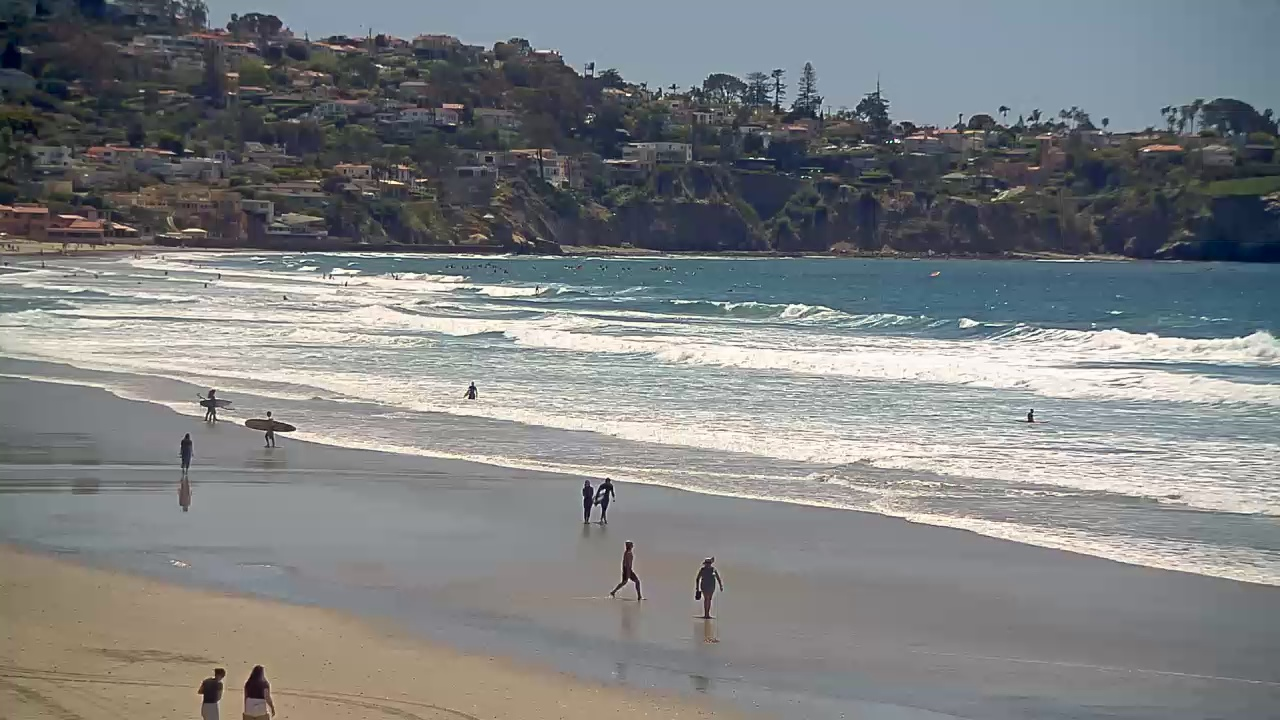
#> input picture Crowd Detection/Data/train_frames/train_B2_LJS/frame_0000.jpg, 1280 x 720 px, found by its file name
$ jupyter execute --allow-errors model.ipynb
#> lines starting #> are read from the running program, lines starting #| are printed output that depends on the picture; after the words box and inside, x2 and y2 are one past the last pixel; in counts of white or black regions, pixels touching at a corner belong together
# Phase 1 - Preliminary Design using Lower Trestles Beach

## **Possible Detection Directions**

### 1. For MVP / Prototype → Blob Detection: Image Processing / Classical CV (Non-Learning)
- No training or learning involved
- Based on pixel-level operations (thresholding, contours, morphology)
- Fast and lightweight
- Not robust to lighting changes, glare, ocean textures, etc.

### 2. For Performance Boost → YOLO: Deep Learning for Object Detection
- Fully deep learning-based
- Uses CNNs to learn features like shape, texture, and spatial context
- Predicts **bounding boxes** and **class labels** in a single forward pass
- Good balance of speed and accuracy
- Other object detection models include **Faster R-CNN**, **SSD**, and **DETR**

### 3. For Final Robust Model → Semantic Segmentation: Deep Learning-Based Computer Vision
- Deep learning models like **DeepLabV3**, **UNet**, **SegFormer**, **Mask R-CNN** (for instance segmentation)
- Outputs a **pixel-level classification map** (each pixel labeled as background, surfer, etc.)
- Requires training on labeled datasets (pixel-wise masks)
- Handles overlapping surfers and varying scales better than bounding box methods

> 🔹 *Note:* Classical (non-deep-learning) segmentation exists (e.g., watershed, region growing), but is not used in this pipeline due to limited robustness and lack of learning capabilities.

[cell 1]
import cv2
import matplotlib.pyplot as plt

img_path = "../Data/frames/frame_0000.jpg"  # Adjust frame number as needed

image = cv2.imread(img_path)
#> image is the input picture: shape (720, 1280, 3); mean B, G, R 129.7, 128.7, 126.4
image_rgb = cv2.cvtColor(image, cv2.COLOR_BGR2RGB)

plt.imshow(image_rgb)
plt.title("Sample Extracted Frame")
plt.axis('off')
plt.show()

---

## YOLO

[cell 2]
import os
import cv2
import matplotlib.pyplot as plt
from ultralytics import YOLO

# ==== Load YOLOv8 model ====
#> (the rest of this cell did not finish here and is left out)

---

## blob detection with image processing

[cell 3]
import cv2
import numpy as np

img = cv2.imread("../Data/frames/frame_0000.jpg")
gray = cv2.cvtColor(img, cv2.COLOR_BGR2GRAY)
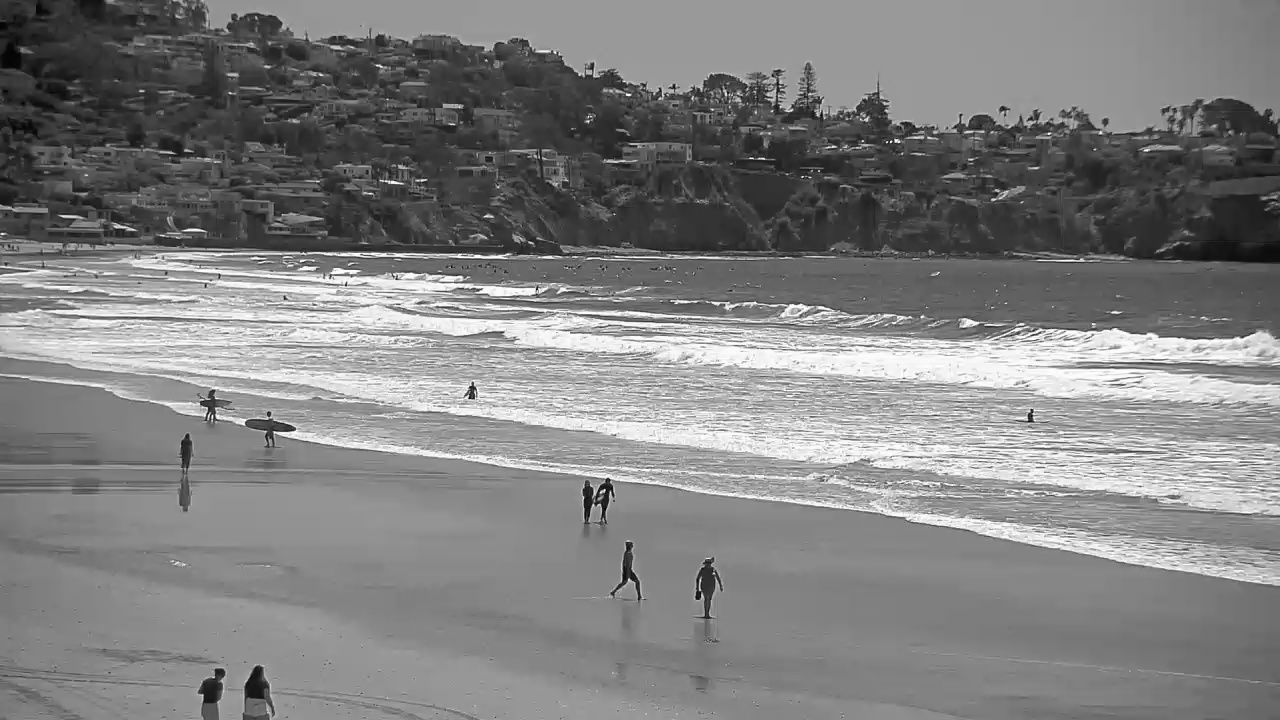
#> gray: shape (720, 1280); min 2, max 255, mean 128.1

# Apply Gaussian blur to reduce noise
blurred = cv2.GaussianBlur(gray, (5, 5), 0)

# Threshold to isolate dark regions (surfers)
_, thresh = cv2.threshold(blurred, 60, 255, cv2.THRESH_BINARY_INV)
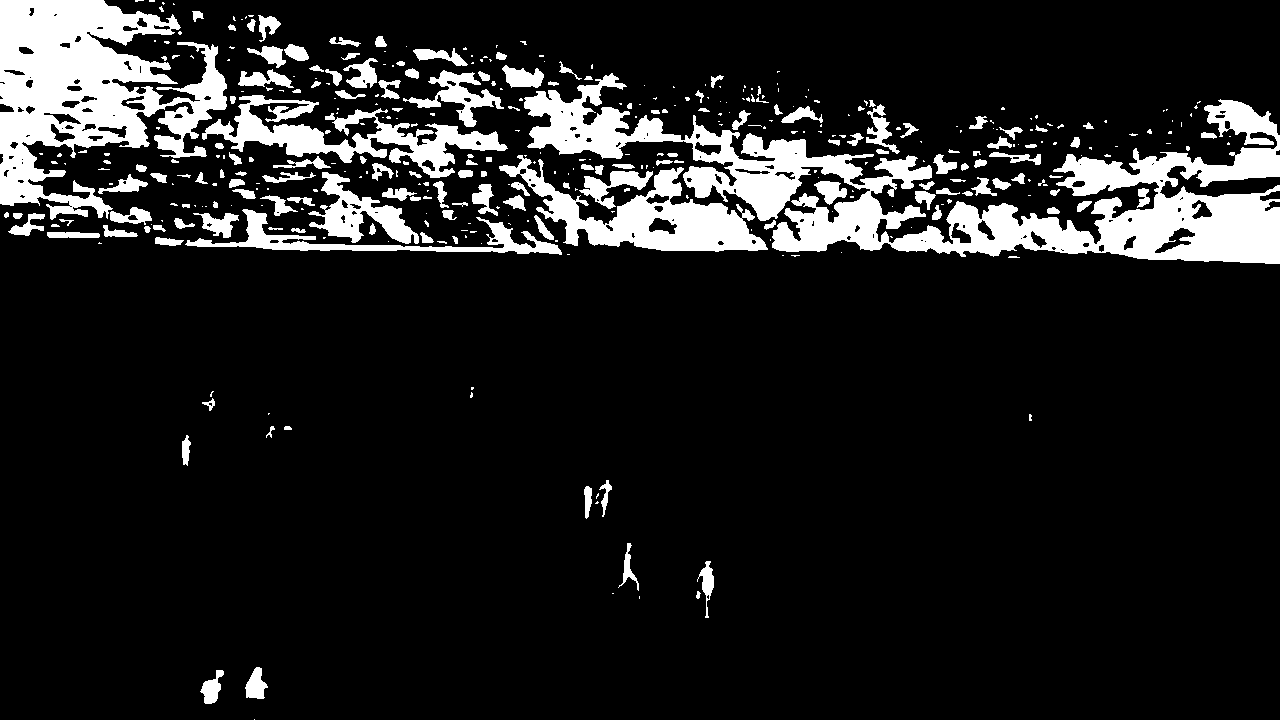
#> thresh: shape (720, 1280); 12.6% white; 393 white regions (232 under 20 px), largest, box (x1, y1, x2, y2) and area: (524, 73, 1280, 264) 42745, (0, 0, 227, 220) 25857, (499, 155, 768, 252) 9300

# Morphological operations to remove noise
kernel = np.ones((3, 3), np.uint8)
cleaned = cv2.morphologyEx(thresh, cv2.MORPH_OPEN, kernel)
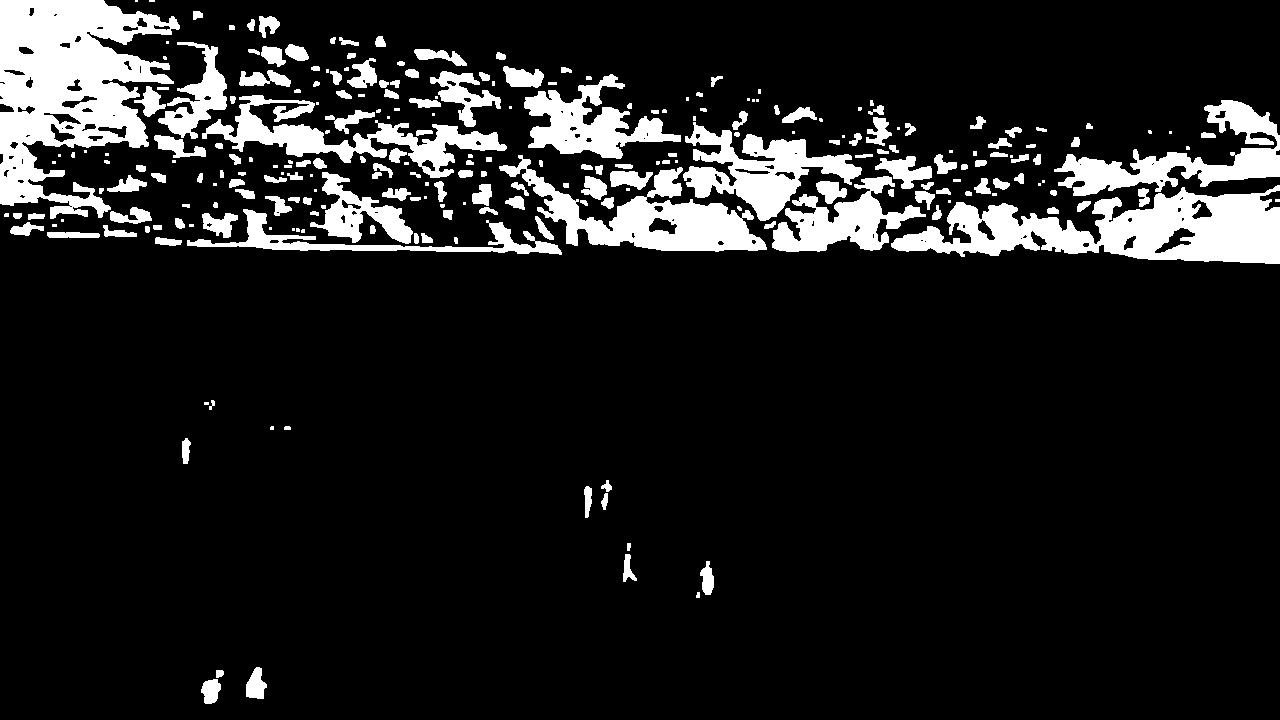
#> cleaned: shape (720, 1280); 12.1% white; 251 white regions (70 under 20 px)

# Find contours/blobs
contours, _ = cv2.findContours(cleaned, cv2.RETR_EXTERNAL, cv2.CHAIN_APPROX_SIMPLE)
#> contours = 251 contours, 98 with area under 20; largest, box (x1, y1, x2, y2) and area: (0, 0, 180, 219) 22834, (891, 185, 1280, 264) 16331, (499, 155, 767, 252) 8970, (683, 122, 862, 221) 6917, (1054, 100, 1280, 196) 6718

# Filter out small blobs
min_area = 10
surfer_blobs = [cnt for cnt in contours if cv2.contourArea(cnt) > min_area]
#> surfer_blobs = 189 contours, 36 with area under 20; largest, box (x1, y1, x2, y2) and area: (0, 0, 180, 219) 22834, (891, 185, 1280, 264) 16331, (499, 155, 767, 252) 8970, (683, 122, 862, 221) 6917, (1054, 100, 1280, 196) 6718

print(f"Estimated surfer count (blob detection): {len(surfer_blobs)}")
#| Estimated surfer count (blob detection): 189

# Draw results
for cnt in surfer_blobs:
    x, y, w, h = cv2.boundingRect(cnt)
    cv2.rectangle(img, (x, y), (x + w, y + h), (0, 255, 0), 1)
#> this loop made 189 passes
#> (x, y, w, h) on passes 1 to 3: (201, 679, 20, 25), (216, 670, 8, 8), (246, 667, 21, 32)
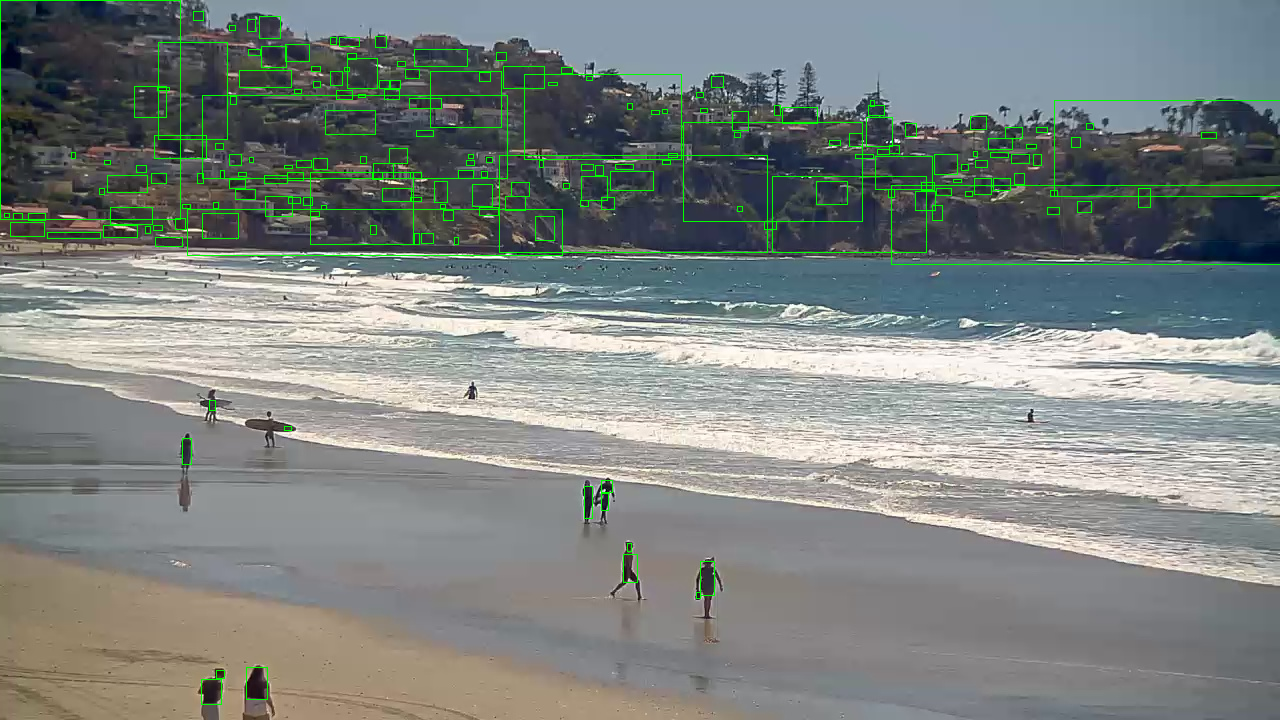
#> img: shape (720, 1280, 3); 1.69% of pixels changed, all inside (x1, y1, x2, y2) = (0, 0, 1280, 705)

# cv2.imshow("Surfer Blobs", img)
# cv2.waitKey(0)
# cv2.destroyAllWindows()

# Convert BGR to RGB for matplotlib
img_rgb = cv2.cvtColor(img, cv2.COLOR_BGR2RGB)

# Show using matplotlib
import matplotlib.pyplot as plt

plt.figure(figsize=(12, 6))
plt.imshow(img_rgb)
plt.title("Surfer Blob Detection")
plt.axis("off")
plt.show()

$ run again, with Crowd Detection/Data/train_frames/train_B2_LJS/frame_0020.jpg copied over Crowd Detection/Data/train_frames/train_B2_LJS/frame_0000.jpg
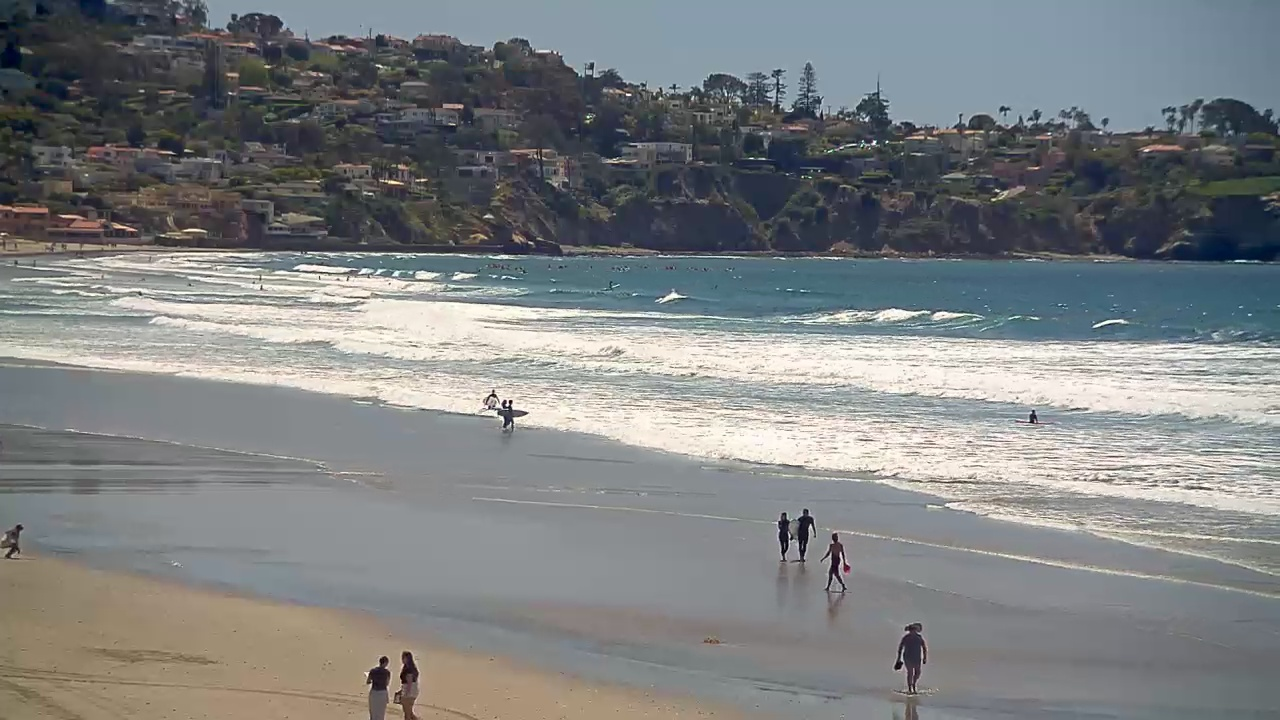
#> input picture Crowd Detection/Data/train_frames/train_B2_LJS/frame_0020.jpg, 1280 x 720 px, found by its file name
#> image is the input picture: shape (720, 1280, 3); mean B, G, R 129.8, 128.9, 126
#> `_, thresh = cv2.threshold(blurred, 60, 255, cv2.THRESH_BINARY_INV)`:
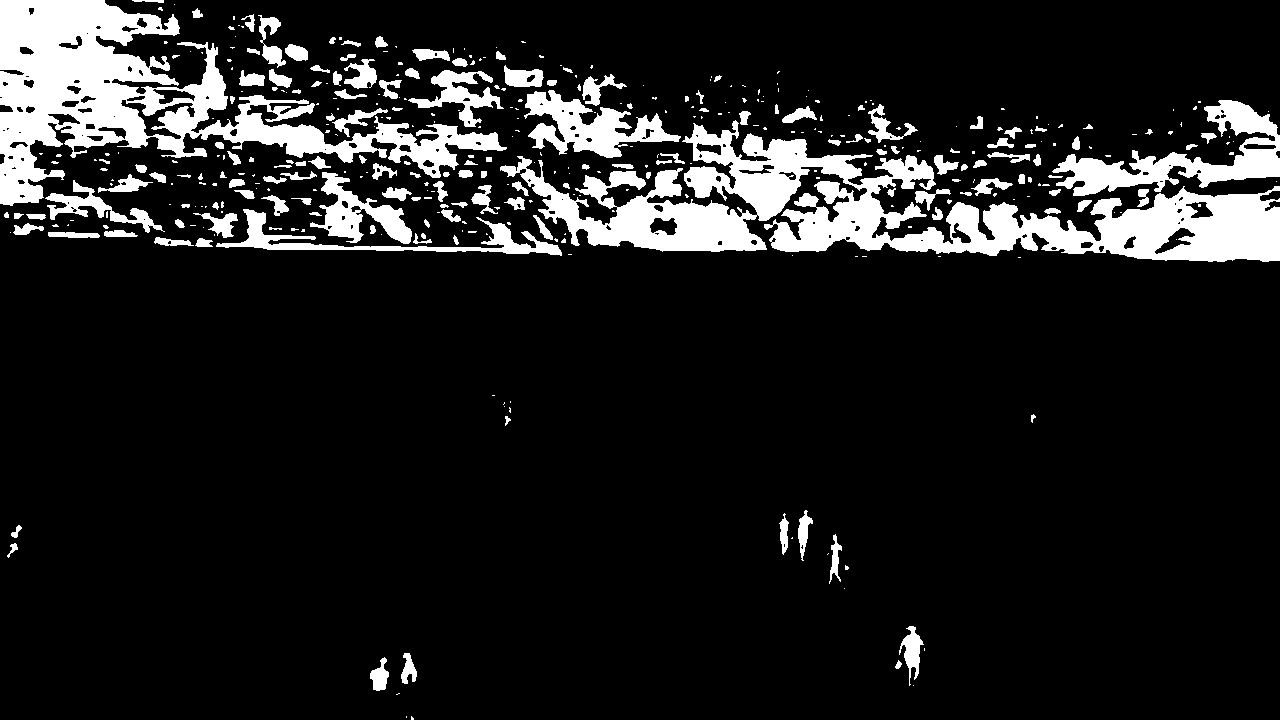
#> thresh: shape (720, 1280); 12.3% white; 400 white regions (242 under 20 px), largest, box (x1, y1, x2, y2) and area: (500, 120, 1280, 262) 40240, (0, 0, 507, 206) 32325, (1052, 100, 1280, 196) 7148
#> cleaned: shape (720, 1280); 11.8% white; 262 white regions (79 under 20 px)
#> contours = 261 contours, 117 with area under 20; largest, box (x1, y1, x2, y2) and area: (771, 175, 1280, 262) 21063, (0, 0, 179, 206) 20985, (134, 48, 506, 178) 9424, (517, 156, 766, 252) 8094, (684, 125, 866, 221) 6887
#> surfer_blobs = 194 contours, 50 with area under 20; largest, box (x1, y1, x2, y2) and area: (771, 175, 1280, 262) 21063, (0, 0, 179, 206) 20985, (134, 48, 506, 178) 9424, (517, 156, 766, 252) 8094, (684, 125, 866, 221) 6887
#| Estimated surfer count (blob detection): 194
#> the loop `for cnt in surfer_blobs:` made 194 passes
#> (x, y, w, h) on passes 1 to 3: (896, 662, 5, 7), (370, 658, 19, 33), (401, 653, 16, 31)
#> after the loop `for cnt in surfer_blobs:`:
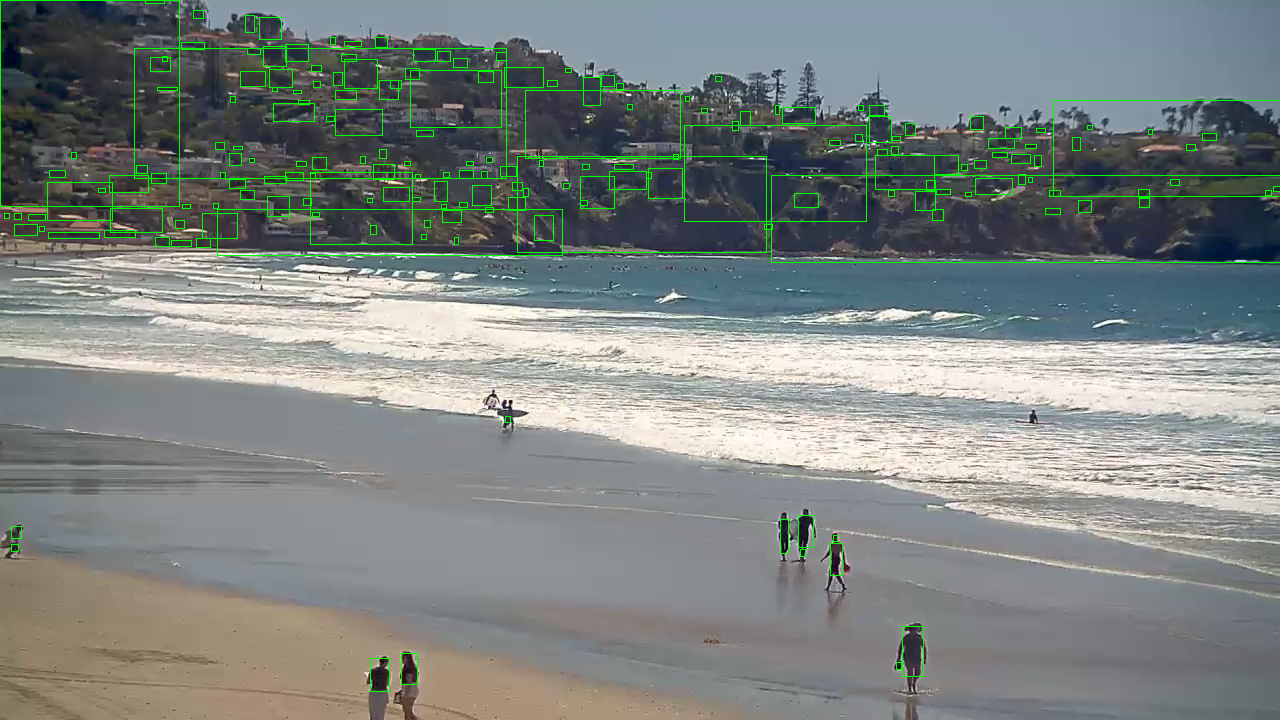
#> img: shape (720, 1280, 3); 1.65% of pixels changed, all inside (x1, y1, x2, y2) = (0, 0, 1280, 692)
